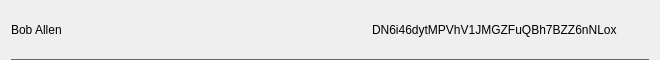
<?xml version="1.0" encoding="UTF-8"?>
<ui version="4.0">
 <class>AddressLabelRow</class>
 <widget class="QWidget" name="AddressLabelRow">
  <property name="geometry">
   <rect>
    <x>0</x>
    <y>0</y>
    <width>660</width>
    <height>60</height>
   </rect>
  </property>
  <property name="minimumSize">
   <size>
    <width>0</width>
    <height>60</height>
   </size>
  </property>
  <property name="windowTitle">
   <string>Form</string>
  </property>
  <layout class="QVBoxLayout" name="verticalLayout">
   <property name="spacing">
    <number>0</number>
   </property>
   <property name="topMargin">
    <number>0</number>
   </property>
   <property name="bottomMargin">
    <number>0</number>
   </property>
   <item>
    <widget class="QWidget" name="rowContainer" native="true">
     <property name="styleSheet">
      <string notr="true"/>
     </property>
     <layout class="QHBoxLayout" name="horizontalLayout">
      <property name="spacing">
       <number>0</number>
      </property>
      <property name="leftMargin">
       <number>0</number>
      </property>
      <property name="topMargin">
       <number>0</number>
      </property>
      <property name="rightMargin">
       <number>0</number>
      </property>
      <property name="bottomMargin">
       <number>0</number>
      </property>
      <item>
       <widget class="QLabel" name="lblLabel">
        <property name="styleSheet">
         <string notr="true"/>
        </property>
        <property name="text">
         <string>Bob Allen</string>
        </property>
       </widget>
      </item>
      <item>
       <spacer name="horizontalSpacer">
        <property name="orientation">
         <enum>Qt::Horizontal</enum>
        </property>
        <property name="sizeHint" stdset="0">
         <size>
          <width>40</width>
          <height>20</height>
         </size>
        </property>
       </spacer>
      </item>
      <item>
       <widget class="QLabel" name="lblAddress">
        <property name="styleSheet">
         <string notr="true"/>
        </property>
        <property name="text">
         <string>DN6i46dytMPVhV1JMGZFuQBh7BZZ6nNLox</string>
        </property>
       </widget>
      </item>
      <item>
       <widget class="QPushButton" name="btnMenu">
        <property name="styleSheet">
         <string notr="true">border:none; background-color:transparent;</string>
        </property>
        <property name="text">
         <string/>
        </property>
        <property name="icon">
         <iconset resource="resource.qrc">
          <normaloff>://ic-menu-hover</normaloff>://ic-menu-hover</iconset>
        </property>
        <property name="iconSize">
         <size>
          <width>24</width>
          <height>24</height>
         </size>
        </property>
       </widget>
      </item>
     </layout>
    </widget>
   </item>
   <item>
    <widget class="QLabel" name="lblDivisory">
     <property name="minimumSize">
      <size>
       <width>0</width>
       <height>1</height>
      </size>
     </property>
     <property name="maximumSize">
      <size>
       <width>16777215</width>
       <height>1</height>
      </size>
     </property>
     <property name="styleSheet">
      <string notr="true">background-color:#69656F;</string>
     </property>
     <property name="text">
      <string/>
     </property>
     <property name="alignment">
      <set>Qt::AlignBottom|Qt::AlignLeading|Qt::AlignLeft</set>
     </property>
    </widget>
   </item>
  </layout>
 </widget>
 <resources>
  <include location="resource.qrc"/>
 </resources>
 <connections/>
</ui>
